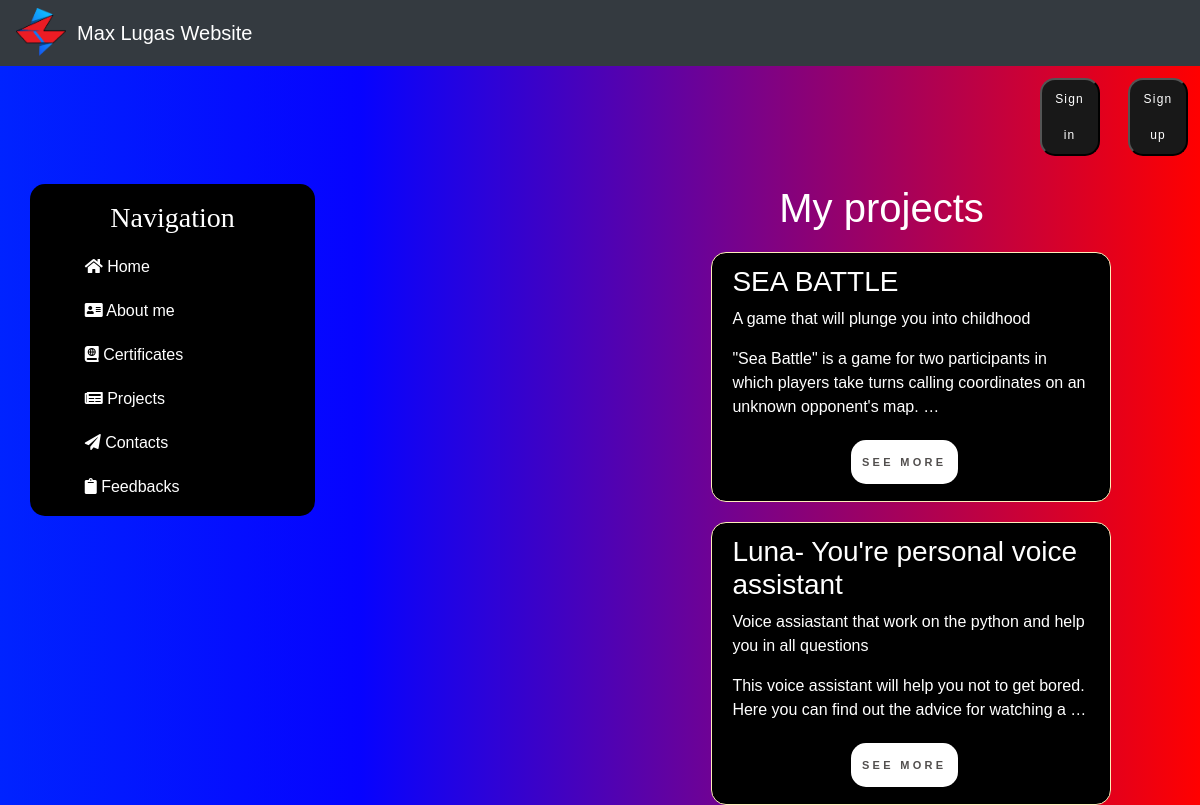
The page /project/ on the database as committed earlier.
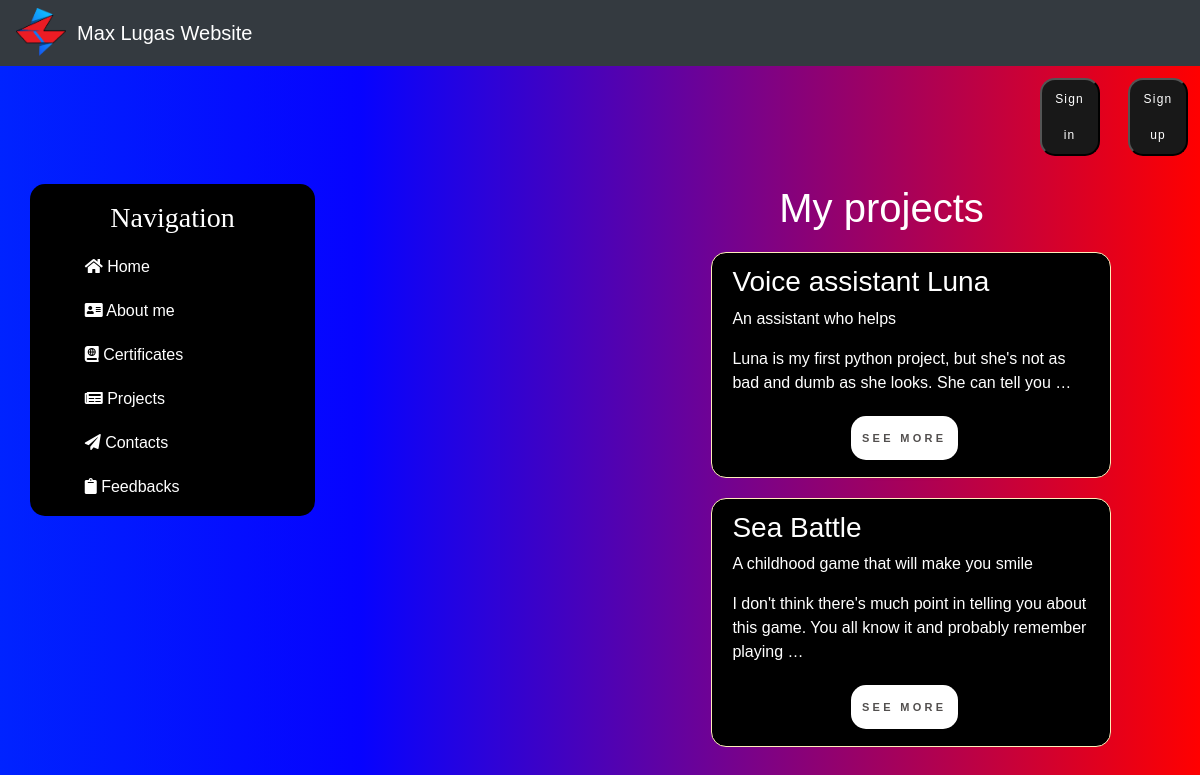
The same page on the database as committed later.
### news/models.py (models this page shows, shortened)
class Articles(models.Model):
    title = models.CharField('Title', max_length=50)
    anons = models.CharField('Anons', max_length=250)
    content = models.TextField('Content')
    date = models.DateField('Date of publication', auto_now_add=True)
    link = models.URLField('Link to GitHub', default=None)
    class Meta:
        verbose_name = 'News'
        verbose_name_plural = "News"

### news/views.py (the view)
# urls.py: path('', views.news_home, name='news_home'),
def news_home(request):
    news = Articles.objects.order_by('-date')
    return render(request, 'news/news_home.html', {'news': news})

### news/templates/news/news_home.html (shortened to what this page needs)
{% extends 'main/layout.html' %}
{% block content %}
    <div class="features">
        <h1>My projects</h1>
        {% if news %}
            {% for el in news %}
            <div class="alert alert-warning">
                <h3>{{ el.title }}</h3>
                <p>{{ el.anons }}</p>
                <p>{{ el.content|safe|linebreaks|truncatewords:20 }}</p>
                <a href="{% url 'news-detail' el.pk %}" class="shine-button"> See more</a>
            </div>
            {% endfor %}
        {% else %}
            <p>No records</p>
        {% endif %}
    </div>
{% endblock %}

### main/templates/main/layout.html (shortened to what this page needs)
<!doctype html>
{% load static %}
<html lang="en">
<head>
    <link rel="stylesheet" href="{% static 'main/bootstrap/css/bootstrap.min.css' %}">
    <link rel="stylesheet" href="https://use.fontawesome.com/releases/v5.8.2/css/all.css">
    <link rel="stylesheet" href="{% static 'main/css/main.css' %}">
</head>
<body>
{% include 'main/_nav.html' %}
<div class="block">
    {% if request.user.is_authenticated %}
    <a href="{% url 'logout' %}"><button class="login-button"> Log out</button></a>
    {% else %}
        <a href="{% url 'sign_in' %}"><button class="login-button"> Sign in</button></a>
        <a href="{% url 'register' %}"><button class="login-button"> Sign up</button></a>
    {% endif %}
</div>
<div class="container mt-3">
    <div class="row">
        <div class="col-md-3">
            <h3>Navigation</h3>
            <a href="{% url 'home' %}"><li><i class="fas fa-home"></i> Home</li></a>
            <a href="{% url 'about' %}"><li><i class="fas fa-address-card"></i> About me</li></a>
            <a href="{% url 'certificates' %}"><li><i class="fas fa-atlas"></i> Certificates</li></a>
            <a href="{% url 'news_home' %}"><li><i class="fas fa-newspaper"></i> Projects</li></a>
            <a href="{% url 'contacts' %}"><li><i class="fas fa-paper-plane"></i> Contacts</li></a>
            <a href="{% url 'feedback_home' %}"><li><i class="fas fa-clipboard"></i> Feedbacks</li></a>
        </div>
        <div class="col-md-6">
            {% block content %}{% endblock content %}
        </div>
    </div>
</div>
</body>
</html>

### main/templates/main/_nav.html (shortened to what this page needs)
{% load static %}
<nav class="navbar navbar-expand-lg navbar-dark bg-dark">
    <img src="{% static 'main/img/LUGAS.png' %}" height="50" width="50" alt="Logo">
    <a class="navbar-brand">&nbsp; Max Lugas Website</a>
</nav>

### main/static/main/css/main.css (style rules this page uses)
body { background: rgb(0,35,255); background: linear-gradient(90deg, rgba(0,35,255,1) 0%, rgba(3,0,255,0.9893207282913166) 30%, rgba(255,0,0,1) 100%); font-family: 'Montserrat', sans-serif; }
.col-md-3 { background-color: black; border-radius: 15px; padding: 1.5%; width: 15%; }
.col-md-3 h3 { font-family: 'Times New Roman', sans-serif; color: #fff; text-align: center; }
.col-md-3 li { color: #fff; display: block; text-decoration: none; margin-top: 20px; margin-left: 15%; transition: transform .6s ease; }
.col-md-6 { text-align: center; color: #fff; height: 3em; left: 10em; }
.features { color: #fff; margin-left: 35%; text-align: center; width: 75%; }
.alert-warning { background-color: black; color: white; border-radius: 15px; width: 400px; margin: 20px 8%; text-align: left; }
.alert-warning .shine-button { margin-left: 33%; }
.shine-button { text-decoration: none; display: inline-block; width: 30%; height: 4em; line-height: 4em; border-radius: 15px; margin: 5px; font-family: 'Montserrat', sans-serif; font-size: 11px; text-transform: uppercase; text-align: center; letter-spacing: .3em; font-weight: 600; color: #524f4e; background: white; box-shadow: 0 8px 15px rgba(0, 0, 0, .1); transition: .3s; }
.login-button { text-decoration: none; font-family: 'Montserrat', sans-serif; display: inline-block; width: 5%; height: 25%; line-height: 3em; border-radius: 15px; margin: 1em; font-size: 12px; text-align: center; letter-spacing: .1em; font-weight: 500; color: white; background: #181818; transition: .3s; }
div.block { text-align: right; }

Rows that differ between the two databases and show on the page:
removed Articles: title "SEA BATTLE", anons "A game that will plunge you into childhood", content "\"Sea Battle\" is a game for two participants in which players take turns calling coordinates on an unknown opponent's map. …"
removed Articles: title "Luna- You're personal voice assistant", anons "Voice assiastant that work on the python and help you in all questions", content "This voice assistant will help you not to get bored. Here you can find out the advice for watching a …"
added Articles: title "Voice assistant Luna", anons "An assistant who helps", content "Luna is my first python project, but she's not as bad and dumb as she looks. She can tell you …"
added Articles: title "Sea Battle", anons "A childhood game that will make you smile", content "I don't think there's much point in telling you about this game. You all know it and probably remember playing …"
